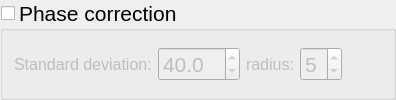
                <widget class="QGroupBox" name="groupBox_rectify_phase_base_gray">
                 <property name="font">
                  <font>
                   <pointsize>16</pointsize>
                  </font>
                 </property>
                 <property name="title">
                  <string>Phase correction</string>
                 </property>
                 <property name="checkable">
                  <bool>true</bool>
                 </property>
                 <property name="checked">
                  <bool>false</bool>
                 </property>
                 <layout class="QGridLayout" name="gridLayout_8" columnstretch="1,1,0,0,1,1" columnminimumwidth="0,0,0,0,0,0">
                  <item row="0" column="0">
                   <widget class="QLabel" name="label_rectify_gray_s">
                    <property name="font">
                     <font>
                      <pointsize>12</pointsize>
                     </font>
                    </property>
                    <property name="text">
                     <string>Standard deviation:</string>
                    </property>
                   </widget>
                  </item>
                  <item row="0" column="1">
                   <widget class="QDoubleSpinBox" name="doubleSpinBox_rectify_phase_base_gray_s">
                    <property name="font">
                     <font>
                      <pointsize>16</pointsize>
                     </font>
                    </property>
                    <property name="keyboardTracking">
                     <bool>false</bool>
                    </property>
                    <property name="decimals">
                     <number>1</number>
                    </property>
                    <property name="minimum">
                     <double>1.000000000000000</double>
                    </property>
                    <property name="maximum">
                     <double>100.000000000000000</double>
                    </property>
                    <property name="singleStep">
                     <double>2.000000000000000</double>
                    </property>
                    <property name="value">
                     <double>40.000000000000000</double>
                    </property>
                   </widget>
                  </item>
                  <item row="0" column="3">
                   <widget class="QLabel" name="label_rectify_gray_r">
                    <property name="font">
                     <font>
                      <pointsize>12</pointsize>
                     </font>
                    </property>
                    <property name="text">
                     <string>radius:</string>
                    </property>
                   </widget>
                  </item>
                  <item row="0" column="4">
                   <widget class="QSpinBox" name="spinBox_rectify_phase_base_gray_r">
                    <property name="font">
                     <font>
                      <pointsize>16</pointsize>
                     </font>
                    </property>
                    <property name="keyboardTracking">
                     <bool>false</bool>
                    </property>
                    <property name="minimum">
                     <number>3</number>
                    </property>
                    <property name="maximum">
                     <number>9</number>
                    </property>
                    <property name="singleStep">
                     <number>2</number>
                    </property>
                    <property name="value">
                     <number>5</number>
                    </property>
                   </widget>
                  </item>
                  <item row="0" column="5">
                   <spacer name="horizontalSpacer_4">
                    <property name="orientation">
                     <enum>Qt::Horizontal</enum>
                    </property>
                    <property name="sizeHint" stdset="0">
                     <size>
                      <width>40</width>
                      <height>20</height>
                     </size>
                    </property>
                   </spacer>
                  </item>
                 </layout>
                </widget>
